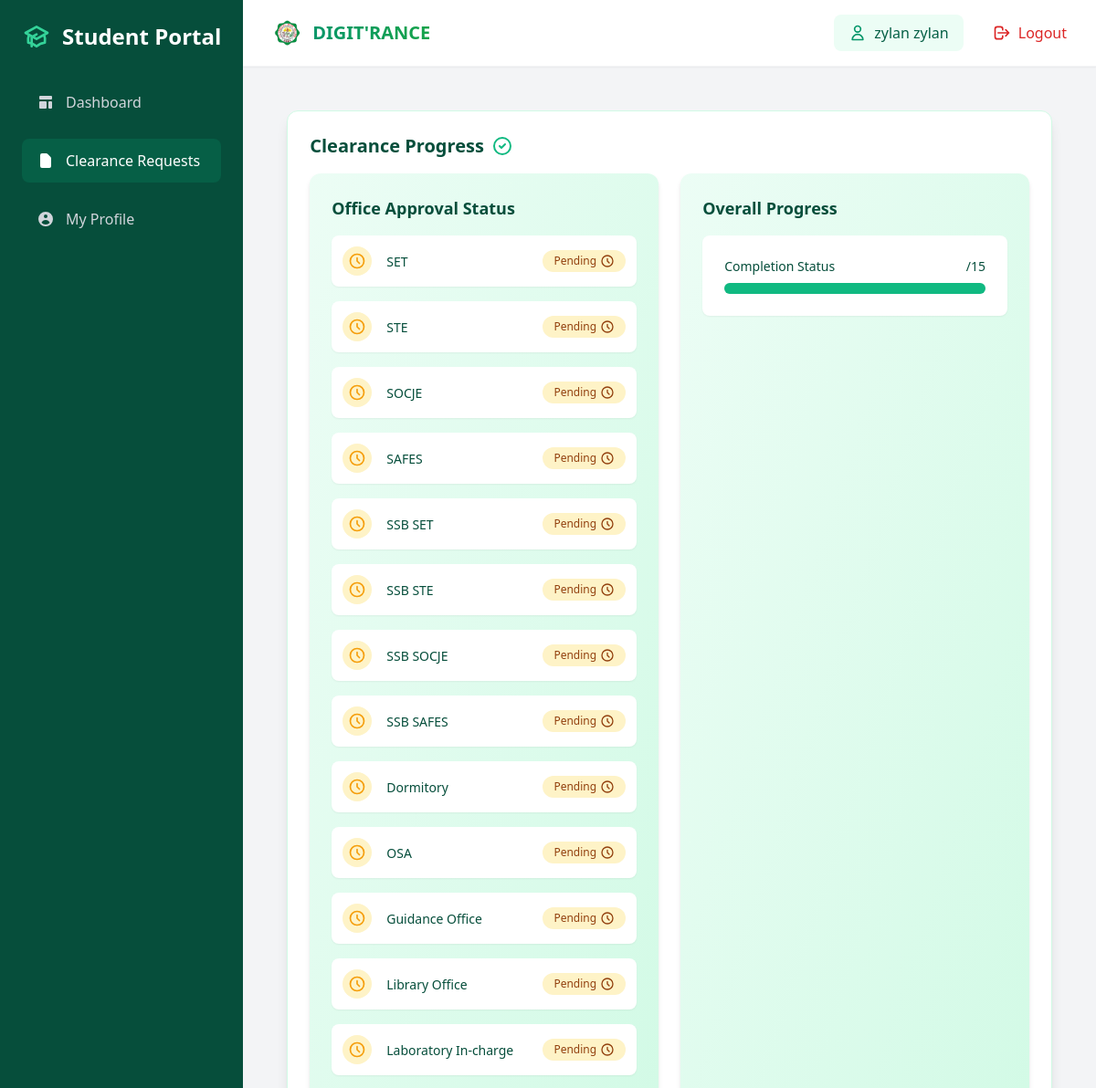
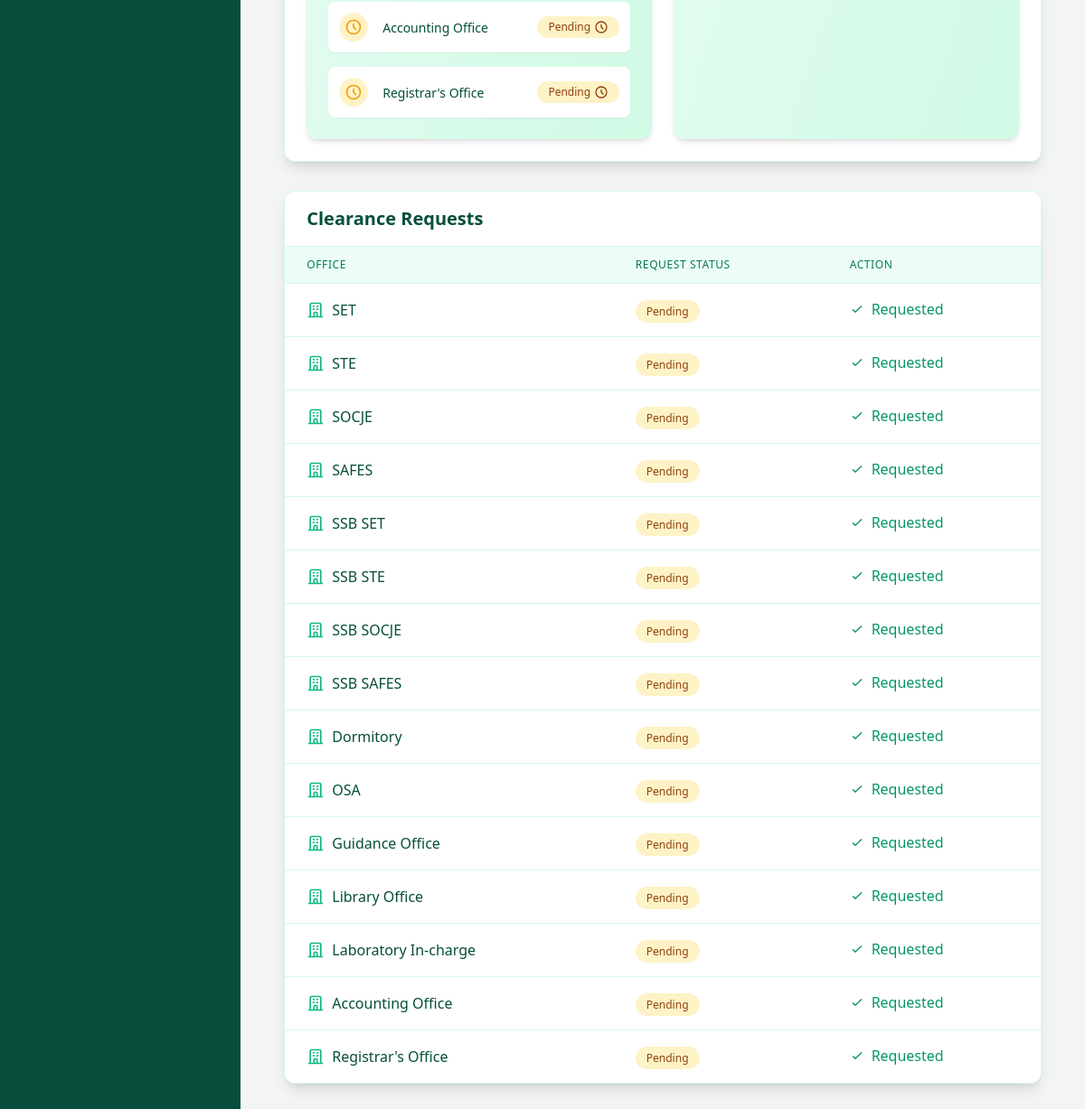
The app's page /student/requests/ (signed in), older data (2 pictures, top to bottom).
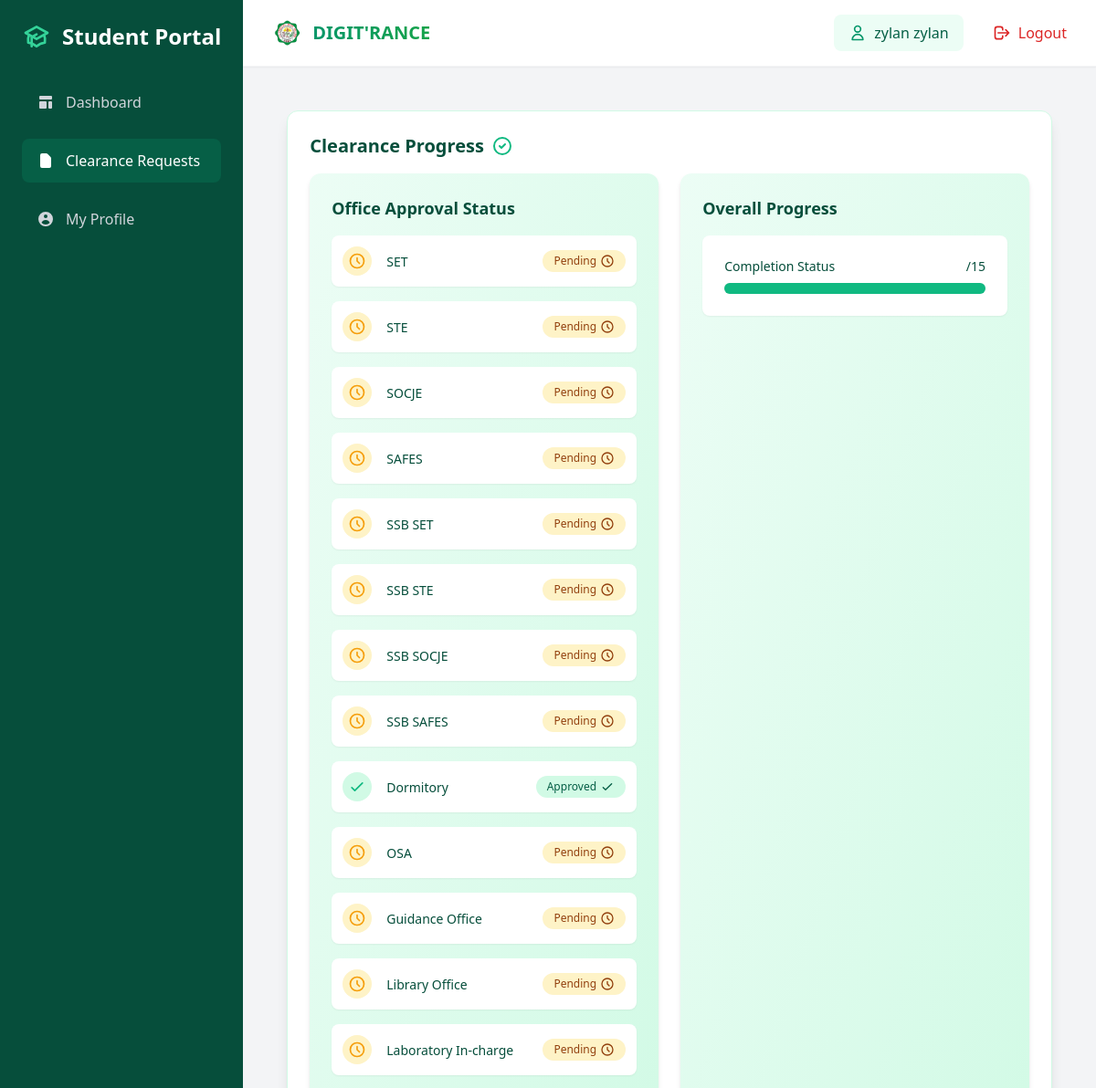
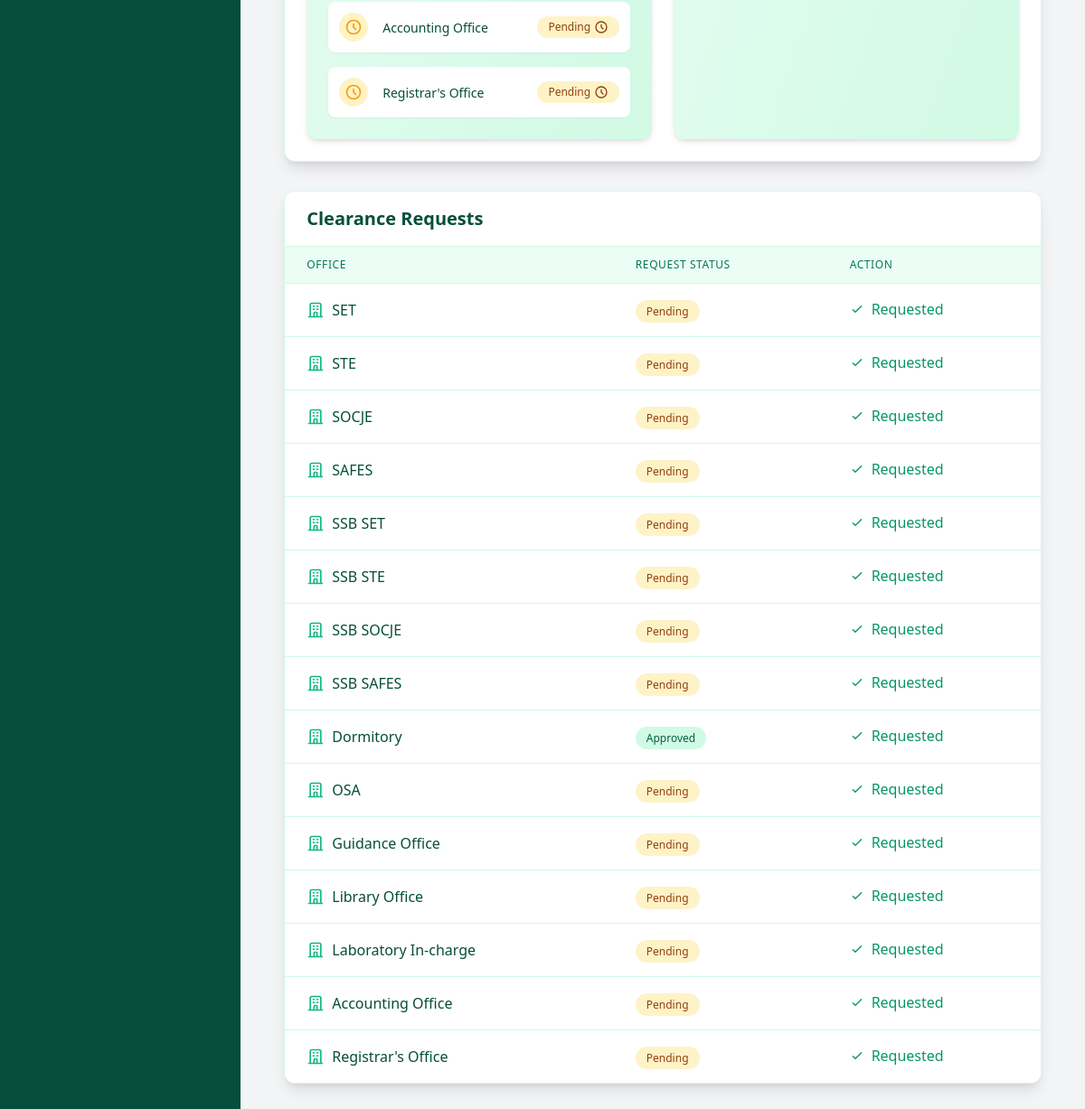
The same page, newer data (2 pictures, top to bottom).
### core/models.py (models this page shows, shortened)
class Office(models.Model):
    OFFICE_TYPES = [
        ('SET', 'SET'),
        ('STE', 'STE'),
        ('SOCJE', 'SOCJE'),
        ('SAFES', 'SAFES'),
        ('SSB SET', 'SSB SET'),
        ('SSB STE', 'SSB STE'),
        ('SSB SOCJE', 'SSB SOCJE'),
        ('SSB SAFES', 'SSB SAFES'),
        ('OTHER', 'OTHER'),
    ]
    name = models.CharField(max_length=255, unique=True)
    office_type = models.CharField(max_length=50, choices=OFFICE_TYPES, default='OTHER')
    description = models.TextField(blank=True, null=True)
    created_at = models.DateTimeField(auto_now_add=True)

class ClearanceRequest(models.Model):
    student = models.ForeignKey(Student, on_delete=models.CASCADE, related_name='clearance_requests')
    office = models.ForeignKey(Office, on_delete=models.CASCADE, related_name='clearance_requests')
    status_choices = [
        ('pending', 'Pending'),
        ('approved', 'Approved'),
        ('denied', 'Denied'),
    ]
    status = models.CharField(max_length=10, choices=status_choices, default='pending')
    remarks = models.TextField(blank=True, null=True)
    reviewed_by = models.ForeignKey(Staff, on_delete=models.SET_NULL, null=True, blank=True)
    request_date = models.DateTimeField(auto_now_add=True)
    reviewed_date = models.DateTimeField(null=True, blank=True)
    notes = models.TextField(blank=True, null=True, help_text="Reasons for pending or denied clearance.")

### core/views.py (the view, shortened to what this page needs)
# urls.py: path('student/requests/', views.create_clearance_requests, name='clearance_requests'),
@login_required
def create_clearance_requests(request):
      try:
          student = request.user.student
      except Student.DoesNotExist:
          messages.error(request, "Only students can access this page.")
          return redirect('student_dashboard')
      offices = Office.objects.all()
      clearance_requests = {cr.office.id: cr for cr in student.clearance_requests.all()}
      context = {
          "offices": offices,
          "clearance_requests": clearance_requests,
      }
      return render(request, "core/create_clearance_requests.html", context)

### templates/core/create_clearance_requests.html (shortened to what this page needs)
{% extends "base.html" %}
{% load dict_extras %}
{% block sidebar %}
{% include "components/student_sidenav.html" %}
{% endblock %}
{% block content %}
<div class="max-w-6xl mx-auto p-6">
    <div class="mb-8 bg-white rounded-xl shadow-lg p-6 border border-emerald-100">
          <h3 class="text-xl font-bold mb-4 text-emerald-900 animate-fade-in flex items-center">
            <span class="mr-2">Clearance Progress</span>
            <svg class="h-6 w-6 text-emerald-500 animate-bounce" fill="none" stroke="currentColor" viewBox="0 0 24 24">
              <path stroke-linecap="round" stroke-linejoin="round" stroke-width="2" d="M9 12l2 2 4-4m6 2a9 9 0 11-18 0 9 9 0 0118 0z"/>
            </svg>
          </h3>      <div class="grid grid-cols-1 md:grid-cols-2 gap-6">
        <div class="bg-gradient-to-br from-emerald-50 to-emerald-100 rounded-xl p-6 shadow-md">
          <h4 class="text-lg font-bold mb-4 text-emerald-900">Office Approval Status</h4>
          <div class="space-y-4">
            {% for office in offices %}
            {% with cr=clearance_requests|dict_get:office.id %}
            <div class="flex items-center bg-white p-3 rounded-lg shadow-sm">
              <div class="flex-shrink-0">
                {% if cr and cr.get_status_display == 'Approved' %}
                <span class="flex h-8 w-8 items-center justify-center rounded-full bg-emerald-100">
                  <svg class="h-5 w-5 text-emerald-500 animate-bounce" fill="none" stroke="currentColor" viewBox="0 0 24 24">
                    <path stroke-linecap="round" stroke-linejoin="round" stroke-width="2" d="M5 13l4 4L19 7"/>
                  </svg>
                </span>
                {% else %}
                <span class="flex h-8 w-8 items-center justify-center rounded-full {% if cr %}bg-amber-100{% else %}bg-gray-100{% endif %}">
                  <svg class="h-5 w-5 {% if cr %}text-amber-500{% else %}text-gray-500{% endif %} animate-spin" fill="none" stroke="currentColor" viewBox="0 0 24 24">
                    <path stroke-linecap="round" stroke-linejoin="round" stroke-width="2" d="M12 8v4l3 3m6-3a9 9 0 11-18 0 9 9 0 0118 0z"/>
                  </svg>
                </span>
                {% endif %}
              </div>
              <div class="ml-4 flex-grow">
                <span class="text-sm font-medium text-emerald-900">{{ office.name }}</span>
              </div>
              <div>
                {% if cr %}
                <span class="px-3 py-1 text-xs font-medium rounded-full flex items-center
                  {% if cr.get_status_display == 'Pending' %}bg-amber-100 text-amber-800
                  {% elif cr.get_status_display == 'Approved' %}bg-emerald-100 text-emerald-800
                  {% elif cr.get_status_display == 'Denied' %}bg-red-100 text-red-800{% endif %}">
                  {{ cr.get_status_display }}
                  {% if cr.get_status_display == 'Pending' %}
                    <svg class="w-4 h-4 ml-1 animate-spin" fill="none" stroke="currentColor" viewBox="0 0 24 24">
                      <path stroke-linecap="round" stroke-linejoin="round" stroke-width="2" d="M12 8v4l3 3m6-3a9 9 0 11-18 0 9 9 0 0118 0z"/>
                    </svg>
                  {% elif cr.get_status_display == 'Approved' %}
                    <svg class="w-4 h-4 ml-1 animate-bounce" fill="none" stroke="currentColor" viewBox="0 0 24 24">
                      <path stroke-linecap="round" stroke-linejoin="round" stroke-width="2" d="M5 13l4 4L19 7"/>
                    </svg>
                  {% elif cr.get_status_display == 'Denied' %}
                    <svg class="w-4 h-4 ml-1 animate-pulse" fill="none" stroke="currentColor" viewBox="0 0 24 24">
                      <path stroke-linecap="round" stroke-linejoin="round" stroke-width="2" d="M6 18L18 6M6 6l12 12"/>
                    </svg>
                  {% endif %}
                </span>
                {% else %}
                <span class="px-3 py-1 text-xs font-medium rounded-full bg-gray-100 text-gray-800">Not Started</span>
                {% endif %}
              </div>
            </div>
            {% endwith %}
            {% endfor %}
          </div>
        </div>
        <div class="bg-gradient-to-br from-emerald-50 to-emerald-100 rounded-xl p-6 shadow-md">
          <h4 class="text-lg font-bold mb-4 text-emerald-900">Overall Progress</h4>
          <div class="bg-white p-6 rounded-lg shadow-sm">
            <div class="flex justify-between mb-2">
              <span class="text-sm font-medium text-emerald-900">Completion Status</span>
              <span class="text-sm font-medium text-emerald-900">
                {{ approved_count }}/{{ offices|length }}
              </span>
            </div>
            <div class="w-full bg-gray-200 rounded-full h-3">
              <div class="bg-emerald-500 h-3 rounded-full transition-all duration-500" style="width: {% widthratio approved_count offices|length 100 %}%"></div>
            </div>
          </div>
        </div>
      </div>
    </div>
    <div class="bg-white rounded-xl shadow-lg overflow-hidden border border-emerald-100">
      <div class="px-6 py-4 border-b border-emerald-100">
        <h2 class="text-xl font-bold text-emerald-900">Clearance Requests</h2>
      </div>
      <div class="overflow-x-auto">
        <table class="min-w-full divide-y divide-emerald-100">
          <thead class="bg-emerald-50">
            <tr>
              <th class="px-6 py-3 text-left text-xs font-medium text-emerald-700 uppercase tracking-wider">Office</th>
              <th class="px-6 py-3 text-left text-xs font-medium text-emerald-700 uppercase tracking-wider">Request Status</th>
              <th class="px-6 py-3 text-left text-xs font-medium text-emerald-700 uppercase tracking-wider">Action</th>
            </tr>
          </thead>
          <tbody class="bg-white divide-y divide-emerald-100">
            {% for office in offices %}
            {% with cr=clearance_requests|dict_get:office.id %}
            <tr class="hover:bg-emerald-50 transition-colors duration-200">
              <td class="px-6 py-4 whitespace-nowrap">
                <div class="flex items-center">
                  <svg class="w-5 h-5 mr-2 text-emerald-500" fill="none" stroke="currentColor" viewBox="0 0 24 24">
                    <path stroke-linecap="round" stroke-linejoin="round" stroke-width="2" d="M19 21V5a2 2 0 00-2-2H7a2 2 0 00-2 2v16m14 0h2m-2 0h-5m-9 0H3m2 0h5M9 7h1m-1 4h1m4-4h1m-1 4h1m-5 10v-5a1 1 0 011-1h2a1 1 0 011 1v5m-4 0h4"/>
                  </svg>
                  <span class="font-medium text-emerald-900">{{ office.name }}</span>
                </div>
              </td>
              <td class="px-6 py-4 whitespace-nowrap">
                {% if cr %}
                  <span class="px-3 py-1 text-xs font-medium rounded-full
                    {% if cr.get_status_display == 'Pending' %}bg-amber-100 text-amber-800
                    {% elif cr.get_status_display == 'Approved' %}bg-emerald-100 text-emerald-800
                    {% elif cr.get_status_display == 'Denied' %}bg-red-100 text-red-800{% endif %}">
                    {{ cr.get_status_display }}
                  </span>
                {% else %}
                  <span class="px-3 py-1 text-xs font-medium rounded-full bg-gray-100 text-gray-800">
                    Not Requested
                  </span>
                {% endif %}
              </td>
              <td class="px-6 py-4 whitespace-nowrap">
                {% if not cr %}
                  <form method="POST">
                    {% csrf_token %}
                    <input type="hidden" name="office_id" value="{{ office.id }}">
                    <button type="submit"
                            class="bg-emerald-500 hover:bg-emerald-600 text-white px-4 py-2 rounded-lg text-sm font-medium transition-colors duration-200 shadow-md hover:shadow-lg flex items-center">
                      <svg class="w-4 h-4 mr-2" fill="none" stroke="currentColor" viewBox="0 0 24 24">
                        <path stroke-linecap="round" stroke-linejoin="round" stroke-width="2" d="M12 4v16m8-8H4"/>
                      </svg>
                      Request
                    </button>
                  </form>
                {% else %}
                  <span class="inline-flex items-center text-emerald-600">
                    <svg class="w-4 h-4 mr-2" fill="none" stroke="currentColor" viewBox="0 0 24 24">
                      <path stroke-linecap="round" stroke-linejoin="round" stroke-width="2" d="M5 13l4 4L19 7"/>
                    </svg>
                    Requested
                  </span>
                {% endif %}
              </td>
            </tr>
            {% endwith %}
            {% endfor %}
          </tbody>
        </table>
      </div>
    </div>
</div>
{% endblock %}

### templates/components/navbar.html (shortened to what this page needs)
{% load static %}
<header class="bg-white shadow-sm p-4 flex justify-between items-center border-b border-gray-100 sticky top-0 z-50">
    <div class="flex items-center">
        <h1 class="text-xl font-bold flex items-center ml-4 text-gray-800">
            <a href="{% url 'home' %}" class="flex items-center group">
                <img src="{% static 'img/permit_logo.png' %}" alt="JHCSC Logo" class="h-8 w-8 mr-3">
                <span class="text-gradient bg-clip-text text-transparent bg-gradient-to-r from-emerald-600 to-green-600 group-hover:from-emerald-700 group-hover:to-green-700 transition-all">
                </span>
            </a>
        </h1>
    </div>
    <div class="flex items-center space-x-4">
        {% if user.is_authenticated %}
            <div class="flex items-center bg-emerald-50 px-4 py-2 rounded-lg">
                <svg class="w-5 h-5 text-emerald-600 mr-2" fill="none" stroke="currentColor" viewBox="0 0 24 24">
                    <path stroke-linecap="round" stroke-linejoin="round" stroke-width="2" d="M16 7a4 4 0 11-8 0 4 4 0 018 0zM12 14a7 7 0 00-7 7h14a7 7 0 00-7-7z"></path>
                </svg>
                <span class="text-emerald-800 font-medium">{{ user.get_full_name }}</span>
            </div>
            <form method="POST" action="{% url 'logout' %}">
                <button type="submit" class="flex items-center px-4 py-2 text-red-600 hover:bg-red-50 rounded-lg transition-all duration-200">
                    <svg class="w-5 h-5 mr-2" fill="none" stroke="currentColor" viewBox="0 0 24 24">
                        <path stroke-linecap="round" stroke-linejoin="round" stroke-width="2" d="M17 16l4-4m0 0l-4-4m4 4H7m6 4v1a3 3 0 01-3 3H6a3 3 0 01-3-3V7a3 3 0 013-3h4a3 3 0 013 3v1"></path>
                    </svg>
                    <span class="font-medium">Logout</span>
                </button>
            </form>
        {% endif %}
    </div>
</header>

Row changes from the older to the newer data that the page shows:
changed ClearanceRequest: status "Pending" → "Approved"
